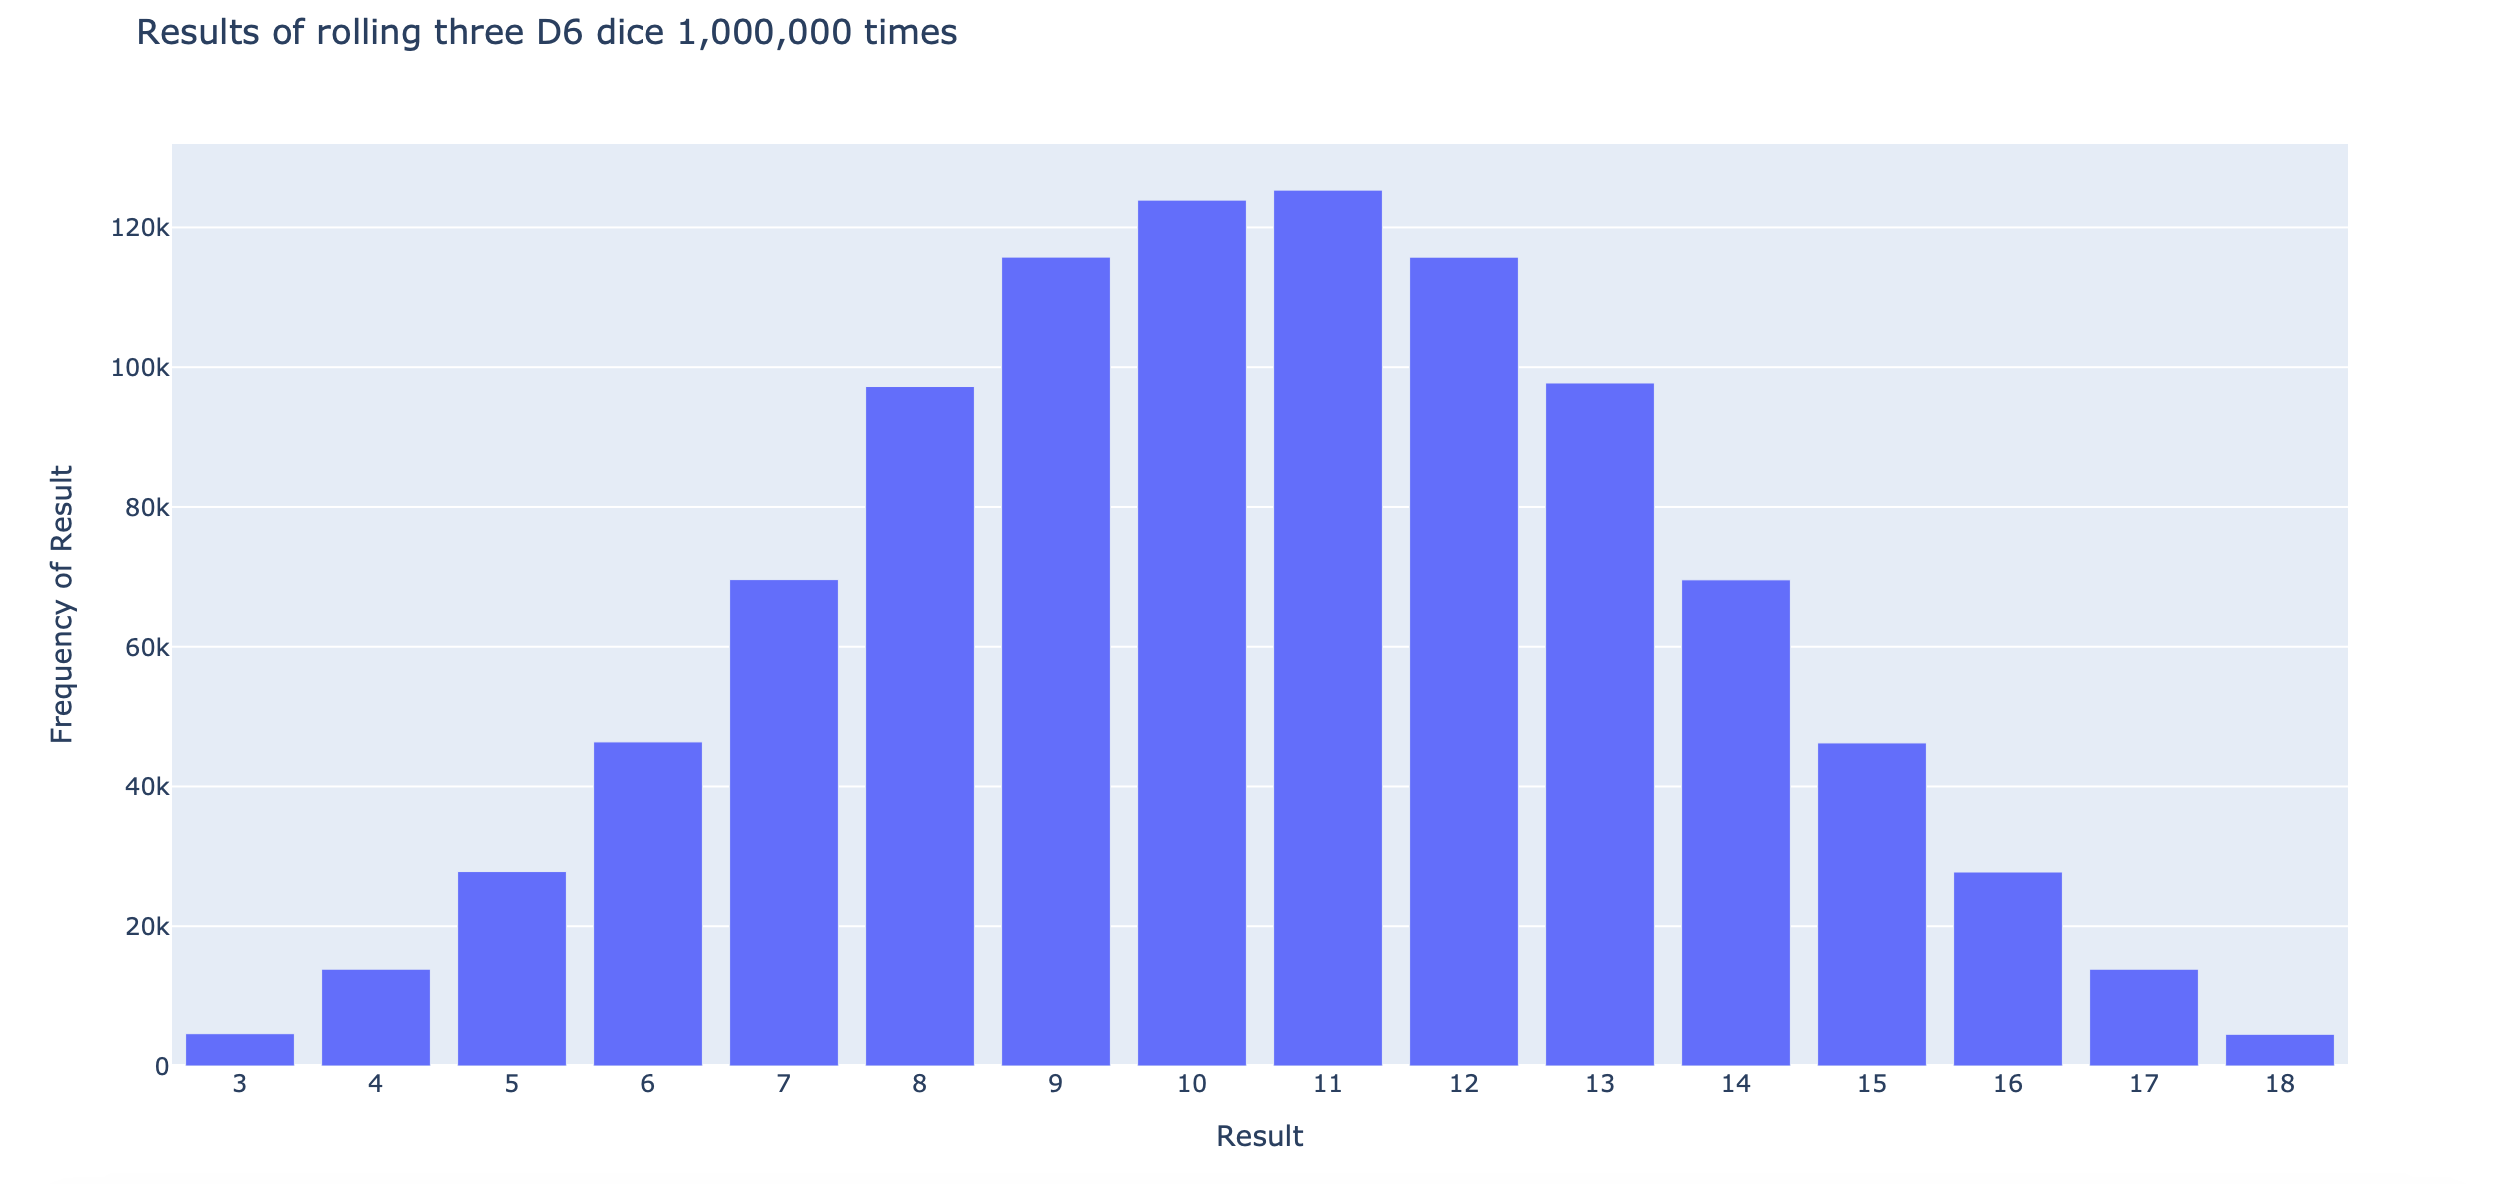

This chart was generated by the following Python code:
from plotly.graph_objs import Bar, Layout
from plotly import offline

from die import Die

die_1 = Die()
die_2 = Die()
die_3 = Die()

# Initiate some rolls
results = []
for roll_num in range(1_000_000):
    result = die_1.roll() + die_2.roll() + die_3.roll()
    results.append(result)
    
# Results
frequencies = []
max_result = die_1.num_sides + die_2.num_sides + die_3.num_sides
for value in range(3, max_result+1):
    frequency = results.count(value)
    frequencies.append(frequency)
    
# Visualize the results.
x_values = list(range(3, max_result+1))
data = [Bar(x=x_values, y=frequencies)]

x_axis_config = {'title': 'Result', 'dtick': 1}
y_axis_config = {'title': 'Frequency of Result'}
my_layout = Layout(title='Results of rolling three D6 dice 1,000,000 times',
        xaxis=x_axis_config, yaxis=y_axis_config)
offline.plot({'data': data, 'layout': my_layout}, filename='3d6.html')
